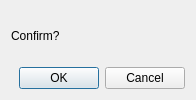
<?xml version="1.0" encoding="UTF-8"?>
<ui version="4.0">
 <class>Form</class>
 <widget class="QWidget" name="Form">
  <property name="geometry">
   <rect>
    <x>0</x>
    <y>0</y>
    <width>196</width>
    <height>100</height>
   </rect>
  </property>
  <property name="windowTitle">
   <string>Form</string>
  </property>
  <layout class="QVBoxLayout" name="verticalLayout">
   <item>
    <widget class="QLabel" name="label">
     <property name="text">
      <string>Confirm?</string>
     </property>
    </widget>
   </item>
   <item>
    <widget class="QDialogButtonBox" name="buttonBox">
     <property name="standardButtons">
      <set>QDialogButtonBox::Cancel|QDialogButtonBox::Ok</set>
     </property>
    </widget>
   </item>
  </layout>
 </widget>
 <resources/>
 <connections/>
</ui>
